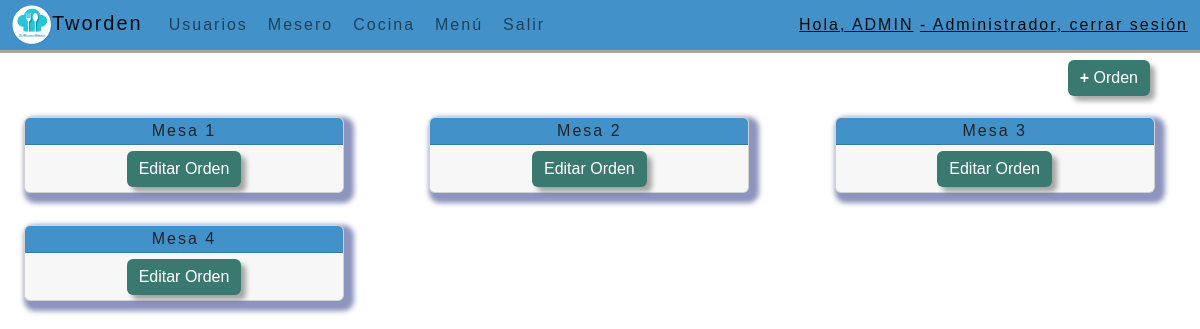
Before: /mesero-mesas.html (signed in) with the older database file.
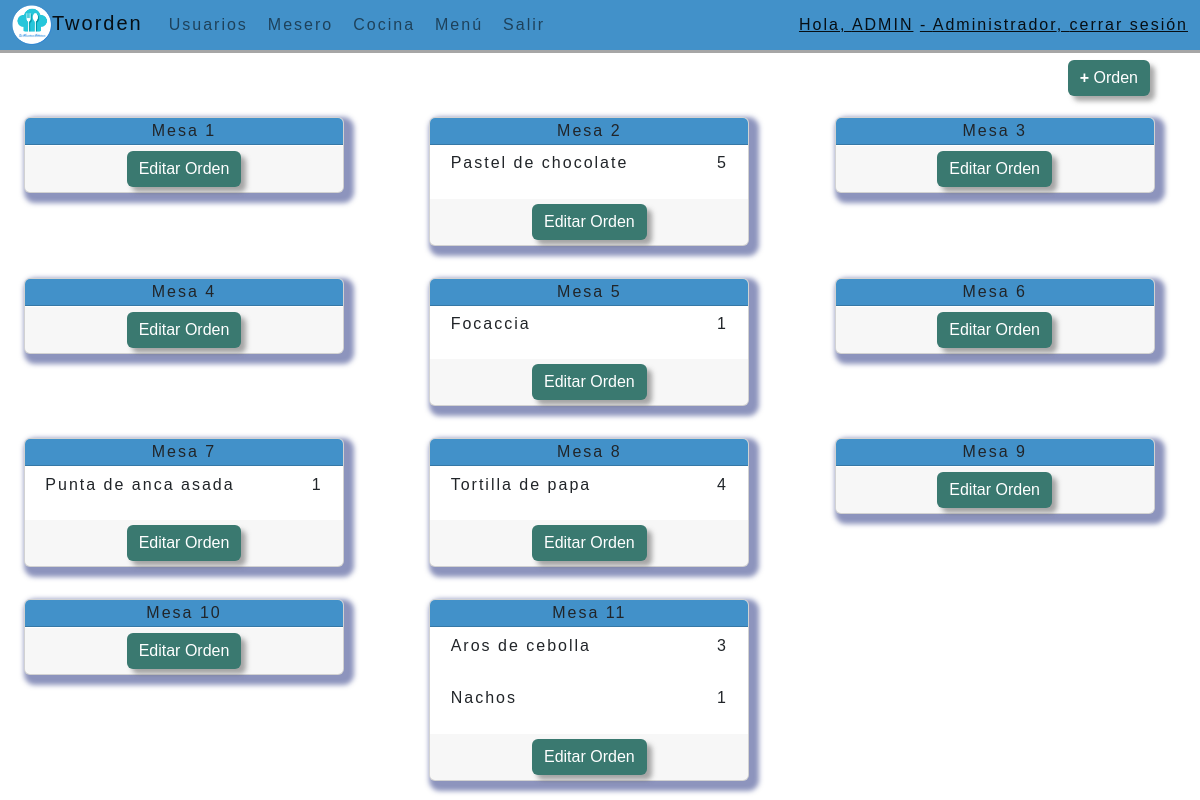
After: the same page with the newer database file.
### paginas/models.py (models this page shows, shortened)
class Usuario(models.Model):
    user = models.OneToOneField(User, on_delete=models.CASCADE, blank=True, null=True)
    Cargo = models.CharField (
        max_length=13,
        choices=[('Administrador', 'Administrador'), ('Cocinero', 'Cocinero'), ('Mesero', 'Mesero')]
    )
    Rol = models.CharField (
        max_length=13,
        choices=[('Administrador', 'Administrador'), ('Cocina', 'Cocina'), ('Bebidas', 'Bebidas'), ('Mesero', 'Mesero')]
    )

class Ordenmesa(models.Model):
    id = models.AutoField(primary_key=True)
    mesa = models.ForeignKey(Mesas, on_delete=models.CASCADE)
    date= models.DateTimeField(auto_now_add=True)

class Ordenmesas(models.Model):
    id = models.AutoField(primary_key=True)
    mesa= models.ForeignKey(Mesas, on_delete=models.CASCADE)
    item= models.ForeignKey(Menu, on_delete=models.CASCADE)
    cantidad= models.IntegerField(default=1)
    observacion= models.TextField(max_length=255, blank=True, null=True)

class Menu(models.Model):
    id = models.AutoField(primary_key=True)
    nombre_plato= models.CharField(max_length=155, blank=False, null=False)
    precio= models.FloatField(null=False, blank=False)
    descripcion= models.TextField(max_length=255, blank=True, null=True)
    tipo_plato= models.CharField (
        max_length=50,
        choices=[('Entrada', 'Entrada'), ('Plato Principal', 'Plato Principal'), ('Postre', 'Postre'), ('Bebida', 'Bebida'), ('Otro', 'Otro')]
    )
    def __str__(self):
        mostrar= self.nombre_plato
        return mostrar

### paginas/views.py (the view)
# urls.py: path('mesero-mesas.html', views.mesero_mesas, name='mesero_mesas'),
@login_required(login_url='/accounts/login/')
def mesero_mesas(request):
    orden= Ordenmesas.objects.all()
    ordenmesa= Ordenmesa.objects.all()
    mesas=Mesas.objects.all()
    context= {
        'orden': orden ,
        'ordenmesa': ordenmesa,
        'mesas': mesas,
    }
    return render(request, 'mesero-mesas.html', context)

### paginas/templates/mesero-mesas.html (shortened to what this page needs)
{% extends "base.html" %}
{% block contenido %}
{% load static %}
<div id="todo">
 <div>
    <a href="/../mesero-orden.html"><button type="button" class="btn botonfijo expandir btn-primary"> <strong>+</strong> Orden</button></a>
  </div>
  <div class="container2 mt-5">
    <div class="row row-cols-1 mt-3 row-cols-md-3 g-3">
      {% for m in ordenmesa %}
        <div class="col">
          <div class="card border-none mb-3" style="max-width: 20rem; min-width: 15rem;">
            <div class="card-header" id="{{order.mesa}}">
              Mesa {{m.id}} <br>
            </div>
            {% for x in orden %}
            {% if x.mesa == m.mesa %}
              <div class="card_content">
                <div class="renglon row">
                  <ul class="list-unstyled">
                    <li>
                      <div class="row renglon2">
                        <div class="col">{{x.item}}</div>
                        <div class="col-auto">{{x.cantidad}}</div>
                      </div>
                    </li>
                  </ul>
                </div>
              </div>
            {%endif%}
            {%endfor%}
            <div class="card-footer border-white">
              <div class="iconfooter2">
                <form action="">
                <a href="mesero-orden.html"><button type="button" class="btn expandir btn-primary">Editar Orden</button></a>
                </form>
              </div>
            </div>
          </div>
        </div>
      {% endfor %}
    </div>
</div>
{% endblock %}

### paginas/templates/Base.html (shortened to what this page needs)
{% load static %}
<!DOCTYPE html>
<html lang="es">
<head>
    <link href="https://cdn.jsdelivr.net/npm/bootstrap@5.2.1/dist/css/bootstrap.min.css" rel="stylesheet">
    <link rel="stylesheet" href={% static '/CSS/base.css' %}>
    <link rel="stylesheet" href={% static '/CSS/mesas.css' %}>
    <link rel="stylesheet" href={% static '/CSS/orden.css' %}>
    <link rel="stylesheet" href={% static '/CSS/cocina.css' %}>
    <link rel="stylesheet" href={% static '/CSS/menu.css' %}>
</head>
<body>
    <header>
    <nav class="navbar fixed-top navbar-expand" style="background-color: #4291c9;">
      <div class="container-fluid">
          <a class="navbar-brand" href="ppal.html"><img src={% static 'img/logo.png' %} alt="Logo" width="40" height="40" class="d-inline-block align-text-center">Tworden</a>
          <div class="collapse navbar-collapse" id="navbarText">
            <ul class="navbar-nav me-auto mb-2 mb-lg-0">
              {% if request.user.usuario.Cargo == 'Administrador' %}
              <li class="nav-item">
                <a class="nav-link" href="admin/">Usuarios</a>
              </li>
              {% endif %}
              {% if request.user.usuario.Cargo == 'Mesero' or request.user.usuario.Cargo == 'Administrador' %}
              <li class="nav-item">
                <a class="nav-link" href="/../mesero-mesas.html">Mesero</a>
              </li>
              {% endif %}
              {% if request.user.usuario.Cargo == 'Cocinero' or request.user.usuario.Cargo == 'Administrador' %}
              <li class="nav-item">
                  <a class="nav-link" href="/../cocinero-comandas-todas.html">Cocina</a>
                </li>
                {% endif %}
              {% if request.user.usuario.Cargo == 'Administrador' %}
              <li class="nav-item">
                  <a class="nav-link" href="/../menu.html">Menú</a>
                </li>
              {% endif %}
              <li class="nav-item">
                  <a class="nav-link" href="/../login.html">Salir</a>
                </li>
            </ul>
            <span class="navbar-text">
              {% if user.is_authenticated %}
              <a href="#"> Hola, {{user.username}}</a>
              <a href="#"> - {{user.usuario.Cargo}}, </a>
              <a href="{% url 'logout' %}"> cerrar sesión</a>
              {% else %}
              <a href="{% url 'login' %}">iniciar sesión</a>
              {% endif %}
            </span>
          </div>
        </div>
    </nav>
    </header>
    {% block contenido %} {% endblock %}
</body>
</html>

### paginas/static/CSS/base.css (style rules this page uses)
* { margin: 0; }
html { width: 100%; height: 100% ; }
header { position: fixed; top: 0; }
body { left: 0; top: 0; width: 100%; height: 100%; background-image: url(/static/img/fondo1.jpg); background-repeat: no-repeat; background-attachment: fixed; background-size: cover; font-family:'Gill Sans', 'Gill Sans MT', Calibri, 'Trebuchet MS', sans-serif; padding: 0px; letter-spacing: 2px; font-size: 1em; }
.navbar { box-shadow: 0 3px rgba(0,0,0,0.35); max-height: 50px; }
#todo { width: 100%; position: fixed; top: 53px; bottom: 0; overflow: auto; overflow-x: hidden }
.btn-primary { background: rgb(58, 121, 112); margin: 15px 5px; box-shadow: 5px 5px 5px 0 rgba(83, 83, 83, 0.5); border: none; color: rgb(255, 255, 255) }

### paginas/static/CSS/mesas.css (style rules this page uses)
.card { box-shadow: 5px 5px 5px 5px rgba(27, 41, 124, 0.5); }
.card-footer { width: 100%; padding: 5px 3px; }
.botonfijo { z-index: 1; position: fixed; top: 60px; right: 50px; }

### paginas/static/CSS/cocina.css (style rules this page uses)
.container2 { position: relative; margin:auto; left: 2%; max-width: 1200px; }
.card { box-shadow: 5px 5px 5px 5px rgba(27, 41, 124, 0.5); }
.card-header { background-color: #4291c9; padding: 1px 3px; text-align: center; }
.card-footer { width: 100%; padding: 5px 3px; }
.card_content { max-height: 12rem; overflow: auto; overflow-x: hidden; }
.renglon { padding: 2%; }
.iconfooter2 { text-align: center; }
.expandir { margin: 0; }
.renglon2 { margin: auto; padding: 0 0; }
.renglon2 .col { white-space: nowrap; overflow: hidden; text-overflow: ellipsis; max-width: 90% }
li { margin: 0 2px; }

Changed rows visible on the page:
added Ordenmesas: item "Pastel de chocolate", cantidad "5", shown under Ordenmesa id 2
added Ordenmesa: id "5"
added Ordenmesas: item "Focaccia", cantidad "1", shown under "5"
added Ordenmesa: id "6"
added Ordenmesa: id "7"
added Ordenmesas: item "Punta de anca asada", cantidad "1", shown under "7"
added Ordenmesa: id "8"
added Ordenmesas: item "Tortilla de papa", cantidad "4", shown under "8"
added Ordenmesa: id "9"
added Ordenmesa: id "10"
added Ordenmesa: id "11"
added Ordenmesas: item "Aros de cebolla", cantidad "3", shown under "11"
added Ordenmesas: item "Nachos", cantidad "1", shown under "11"
